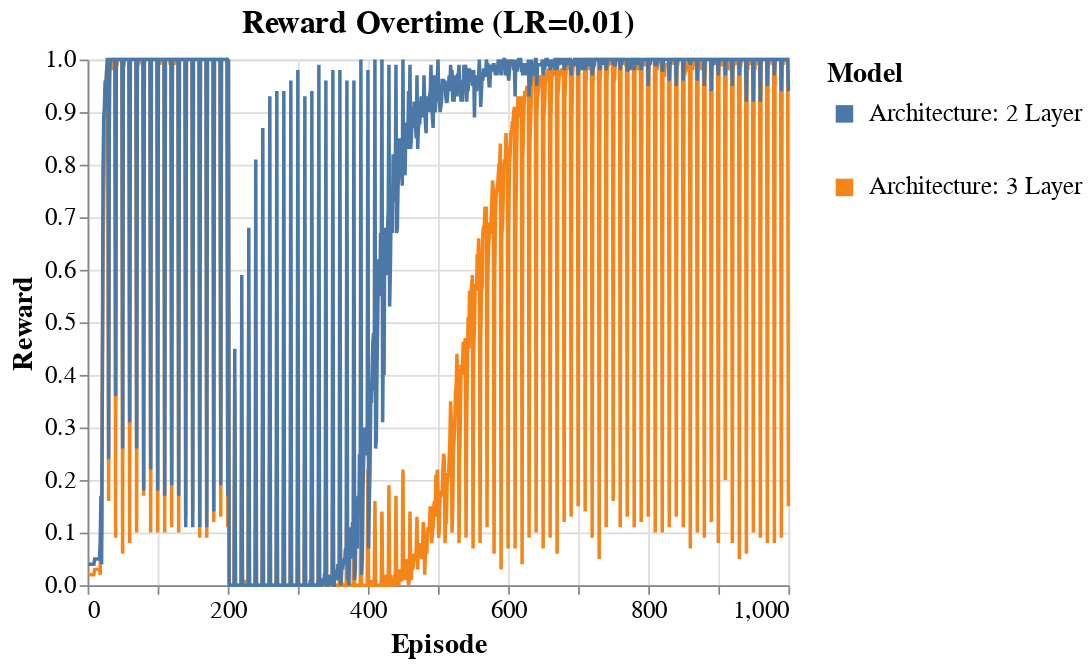

Source (notebook cell):
### Code cell
plot_model_compare_overtime(df[(df['learning_rate'] == lr) & (df['weight_reset'] == 10) & (df['replay_ratio'] == 16)], 100)

### Figure 1 — Vega-Lite specification as saved in the notebook (floating-point values rounded to 4 significant figures; data arrays with more than 128 entries replaced by an {"elided": "..."} marker saying what was removed)
{"config": {"view": {"continuousWidth": 300, "continuousHeight": 300}, "axis": {"labelFontSize": 14, "titleFontSize": 16}, "title": {"fontSize": 18}}, "data": {"name": "data-b25a0c102ef512bae0dd693630971263"}, "mark": {"type": "line"}, "encoding": {"color": {"field": "Model", "legend": {"labelFontSize": 14, "symbolStrokeWidth": 10, "titleFontSize": 16}, "type": "nominal"}, "x": {"field": "Episode", "type": "quantitative"}, "y": {"field": "Reward", "type": "quantitative"}}, "title": "Reward Overtime (LR=0.01)", "width": 400, "$schema": "https://vega.github.io/schema/vega-lite/v5.16.3.json", "datasets": {"data-b25a0c102ef512bae0dd693630971263": {"elided": "2000 records"}}}
